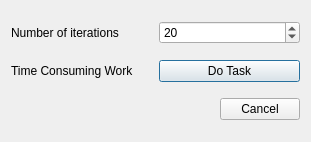
<ui version="4.0">
<class>TaskDialog</class>
<widget class="QDialog" name="TaskDialog">
<property name="geometry">
<rect>
<x>0</x>
<y>0</y>
<width>311</width>
<height>142</height>
</rect>
</property>
<property name="windowTitle">
<string>TaskDialog</string>
</property>
<layout class="QGridLayout" name="gridLayout">
<item row="0" column="0">
<layout class="QHBoxLayout" name="horizontalLayout_3">
<item>
<widget class="QLabel" name="label_2">
<property name="text">
<string>Number of iterations</string>
</property>
</widget>
</item>
<item>
<widget class="QSpinBox" name="spinBoxIterations">
<property name="value">
<number>20</number>
</property>
</widget>
</item>
</layout>
</item>
<item row="1" column="0">
<layout class="QHBoxLayout" name="horizontalLayout_2">
<item>
<widget class="QLabel" name="label">
<property name="text">
<string>Time Consuming Work</string>
</property>
</widget>
</item>
<item>
<widget class="QPushButton" name="doTaskButton">
<property name="text">
<string>Do Task</string>
</property>
</widget>
</item>
</layout>
</item>
<item row="2" column="0">
<layout class="QHBoxLayout" name="horizontalLayout">
<item>
<spacer name="horizontalSpacer">
<property name="orientation">
<enum>Qt::Horizontal</enum>
</property>
<property name="sizeHint" stdset="0">
<size>
<width>40</width>
<height>20</height>
</size>
</property>
</spacer>
</item>
<item>
<widget class="QPushButton" name="pushButton_2">
<property name="text">
<string>Cancel</string>
</property>
</widget>
</item>
</layout>
</item>
</layout>
</widget>
<layoutdefault spacing="6" margin="11"/>
<resources/>
<connections>
<connection>
<sender>pushButton_2</sender>
<signal>clicked()</signal>
<receiver>TaskDialog</receiver>
<slot>close()</slot>
<hints>
<hint type="sourcelabel">
<x>246</x>
<y>69</y>
</hint>
<hint type="destinationlabel">
<x>329</x>
<y>67</y>
</hint>
</hints>
</connection>
</connections>
</ui>
